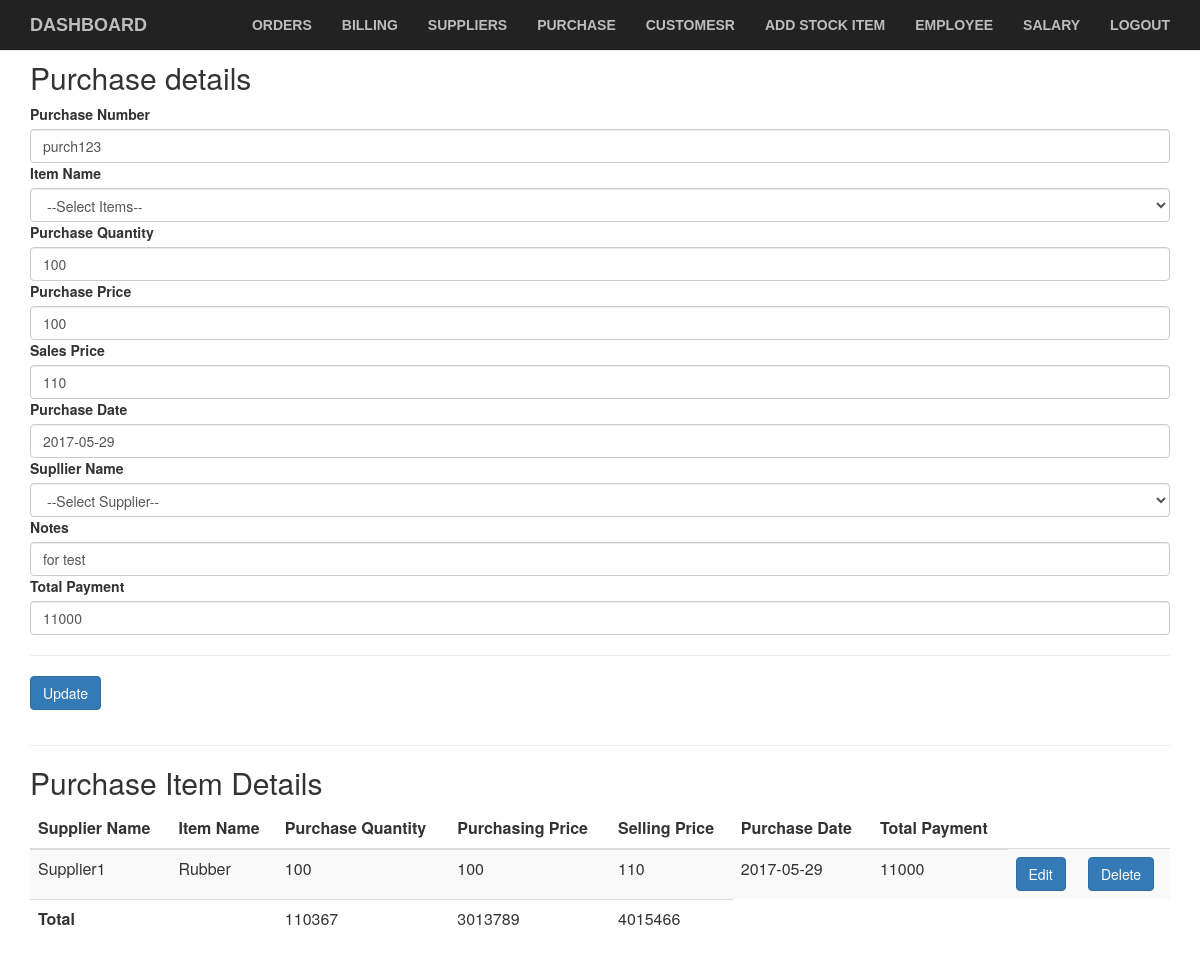
/stock/purchaseEdit.php?purchaseid=49, run on the app's committed database.
### tables this page shows
CREATE TABLE `purchase` (
  `purchase_id` int(11) NOT NULL,
  `Item_Name` varchar(40) NOT NULL,
  `Item_Number` int(10) NOT NULL,
  `Purchase_Quantity` int(30) NOT NULL,
  `Purchasing_Price` double NOT NULL,
  `Sales_Price` double NOT NULL,
  `purchase_number` varchar(50) NOT NULL,
  `purchase_date` date DEFAULT NULL,
  `Supplier_Number` int(10) DEFAULT NULL,
  `notes` varchar(60) DEFAULT NULL,
  `Total_Payment` double DEFAULT NULL
);

CREATE TABLE `itemdetails` (
  `Item_Id` int(10) NOT NULL,
  `Item_Number` int(10) NOT NULL,
  `Item_Name` varchar(100) NOT NULL,
  `Item_Quantity` int(10) NOT NULL,
  `Price` double NOT NULL,
  `Total_Price` double NOT NULL,
  `Date` date NOT NULL
);

CREATE TABLE `supplier` (
  `Supplier_Id` int(10) NOT NULL,
  `Supplier_Number` int(10) NOT NULL,
  `Supplier_Name` varchar(50) NOT NULL,
  `Phone_Number` varchar(30) NOT NULL
);

### stock/purchaseEdit.php (the view, shortened to what this page needs)
<html lang="en">
  <head>
  </head>
  <?php
   include 'menutest.php';
   include("classes/functions.php");
        $purchaseid=$_GET["purchaseid"];
        $sqlupdate="select purchase_id,purchase_number,Purchase_Quantity,Purchasing_Price,Sales_Price,purchase_date,notes,Total_Payment from purchase where purchase_id='".$purchaseid."'";
        $resultupdate=mysqli_query($dbcon,$sqlupdate);
        $purchasenumber="";
        $purchasequantity="";
        $purchaseprice="";
        $salesprice="";
        $purchasedate="";
        $notes="";
        $totalpayment="";
        if($resultupdate->num_rows >0)
        while($rowupdate=$resultupdate->fetch_assoc())
        {
           $purchasenumber=$rowupdate["purchase_number"];
           $purchasequantity=$rowupdate["Purchase_Quantity"];
           $purchaseprice=$rowupdate["Purchasing_Price"];
           $salesprice=$rowupdate["Sales_Price"];
           $purchasedate=$rowupdate["purchase_date"];
           $notes=$rowupdate["notes"];
           $totalpayment=$rowupdate["Total_Payment"];
        }
       $sqlselect="select itemdetails.Item_Name as Item_Name,purchase.Purchase_Quantity as Purchase_Quantity,purchase.purchase_id as purchase_id,purchase.Purchasing_Price as Purchasing_Price,purchase.Sales_Price as Sales_Price,purchase.purchase_number as purchase_number,purchase.purchase_date as purchase_date,purchase.Supplier_Number as Supplier_Number,purchase.notes as notes,purchase.Total_Payment as Total_Payment,supplier.Supplier_Name from itemdetails Inner join purchase on purchase.Item_Number=itemdetails.Item_Number INNER join supplier on purchase.Supplier_Number=supplier.Supplier_Number";
       $result=mysqli_query($dbcon,$sqlselect);
       $sqlTotal="SELECT sum(Purchase_Quantity) as Total_Quantity,sum(Purchasing_Price) as Total_Purchase_Price,sum(Sales_Price) as Total_Sales_Price from purchase";
        $toatlresult=mysqli_query($dbcon,$sqlTotal);
   ?>
  <body>
     <div class="container">
       <h2>Purchase details</h2>
       <form method="post" name="purchaseeditform" id="purchaseeditform">
          <div class="form-group">
          <label for="purchasenumber">Purchase Number</label>
          <input type="text" class="form-control" name="purchasenumber" value="<?php echo $purchasenumber;?>" id="purchasenumber" placeholder="purchase-00000">
          <label for="itemname">Item Name</label>
           <select class="form-control" id="itemnumber" name="itemnumber" id="itemnumber" name="itemnumber">
             <option value="">--Select Items--</option>
           </select>
          <label for="purchasequantity">Purchase Quantity</label><input type="decimal" class="form-control" name="purchasequantity" value="<?php echo $purchasequantity;?>" id="purchasequantity" placeholder="Number of Items">
          <label for="purchaseprice">Purchase Price</label>
      <input type="Number" class="form-control" name="purchaseprice" value="<?php echo $purchaseprice;?>" id="purchaseprice" placeholder="">
           <label for="salesprice">Sales Price</label>
          <input type="text" class="form-control" value="<?php echo $salesprice;?>" name="salesprice" id="salesprice" placeholder="">
          <label for="purchasedate">Purchase Date</label>
          <input type="text" name="purchasedate" value="<?php echo $purchasedate;?>" id="purchasedate" class="form-control">
          <label for="suppliername">Supllier Name</label>
        <select class="form-control" id="suppliernumber"  name="suppliernumber" requiredid>
             <option value="">--Select Supplier--</option>
           </select>
          <label for="purchasenumber">Notes</label>
          <input type="text" class="form-control" name="notes" id="notes" value="<?php echo $notes;?>" placeholder="Just another Note">
          <label for="purchasenumber">Total Payment</label>
       <input type="text" class="form-control" value="<?php  echo $totalpayment;?>" name="totalpayment" id="totalpayment">
          <hr>
          <button type="button" id="submit" value="submit" class="btn btn-primary">Update</button>
        </div>
        </form>
      </div>
      <div class="container">
      <hr>
       <h2>Purchase Item Details</h2>
          <table class="table table-striped">
           <thead>
             <tr>
               <th>Supplier Name</th>
               <th>Item Name</th>
               <th>Purchase Quantity</th>
               <th>Purchasing Price</th>
               <th>Selling Price</th>
               <th>Purchase Date</th>
               <th>Total Payment</th>
             </tr>
            </thead>
            <tbody>
            <?php if($result->num_rows >0)
            while($row = $result->fetch_assoc())
            {
            ?>
              <tr id="row"<?php echo $row['purchase_id'];?>">
                <td><?php echo $row["Supplier_Name"]?></td>
                <td><?php echo $row["Item_Name"]?></td>
                <td><?php echo $row["Purchase_Quantity"]?></td>
                <td><?php echo $row["Purchasing_Price"]?></td>
                <td><?php echo $row["Sales_Price"]?></td>
                <td><?php echo $row["purchase_date"]?></td>
                <td><?php echo $row["Total_Payment"]?></td>
                <td><button type="Submit" class="btn btn-primary">Edit</button></td>
                <td><a class="btn btn-primary remove_fields" href="http://localhost/stock/purchaseDelete.php?purchaseid=<?php echo $row["purchase_id"]?>">Delete</a></td>
              </tr>
              <?php
              }
              ?>
            <?php if($toatlresult->num_rows >0)
            while($totalrow = $toatlresult->fetch_assoc())
            {
            ?>
              <tr>
                <th>Total</th>
                <td></td>
                <td><?php echo $totalrow["Total_Quantity"]?></td>
                <td><?php echo $totalrow["Total_Purchase_Price"]?></td>
                <td><?php echo $totalrow["Total_Sales_Price"]?></td>
               </tr>
              <?php
              }
              ?>
             </tbody>
          </table>
        </div>
  </body>
</html>

### data on the page
purchase: purchasenumber "purch123", purchasequantity "100", purchaseprice "100", salesprice "110", purchasedate "2017-05-29", notes "for test", totalpayment "11000"
itemdetails: supplier.Supplier_Name "Supplier1", Item_Name "Rubber", purchase.Purchase_Quantity "100", purchase.Purchasing_Price "100", purchase.Sales_Price "110", purchase.purchase_date "2017-05-29", purchase.Total_Payment "11000"

### other printed values
$totalrow["Total_Quantity"] "110367"
$totalrow["Total_Purchase_Price"] "3013789"
$totalrow["Total_Sales_Price"] "4015466"
